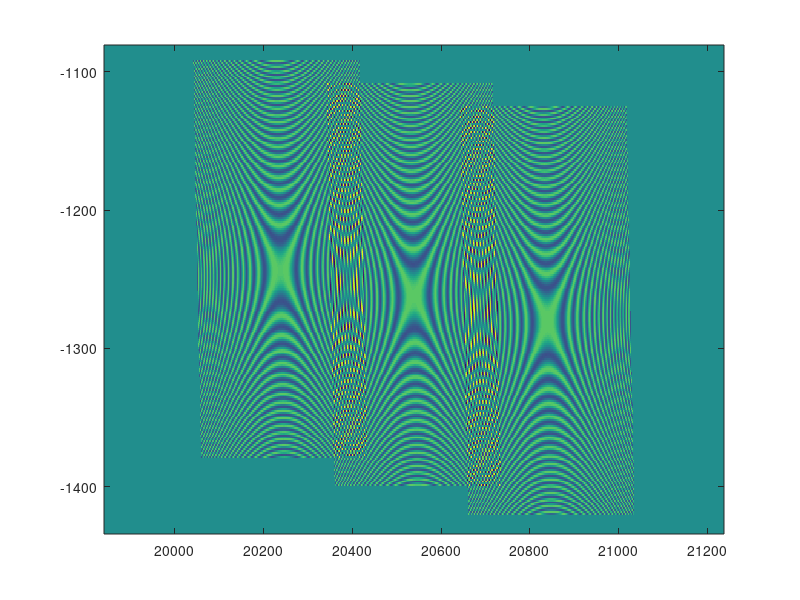
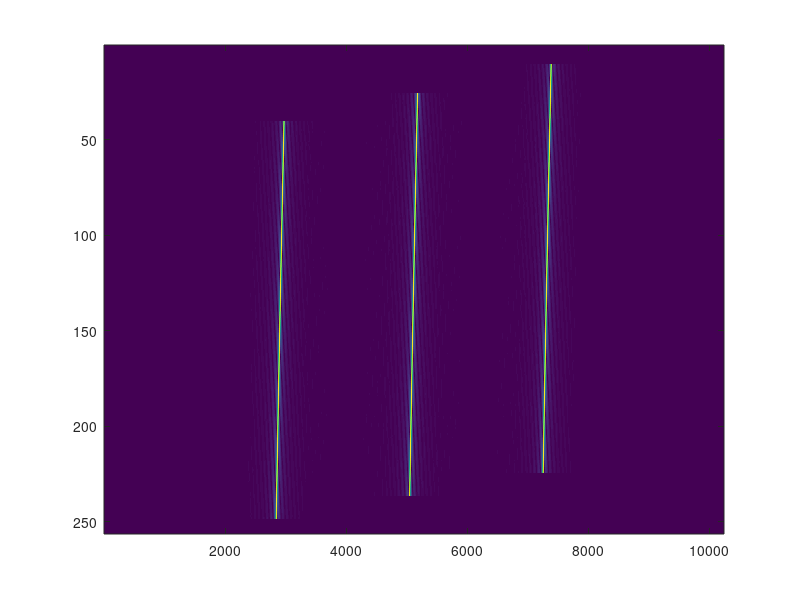
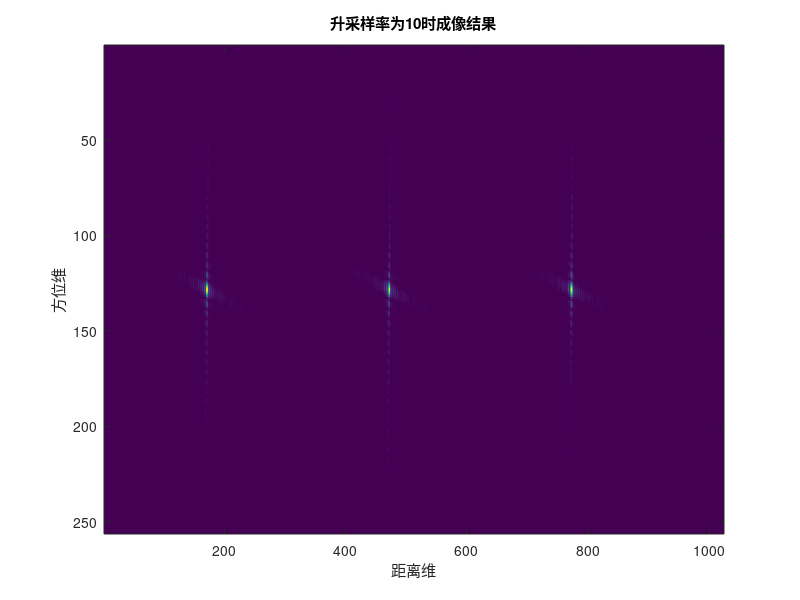

These charts were generated, in order, by the following MATLAB code:
%%%%%%%%%%%%%%%%%% 声明 %%%%%%%%%%%%%%%%%%
%%%%%%%%%%%%%%%%%% 该代码使用BP成像方式，基于LFM波体制 %%%%%%%%%%%%%%%%%%
%%%%%%%%%%%%%%%%%% 该代码仅限个人用途，以研究为主 %%%%%%%%%%%%%%%%%%
%%%%%%%%%%%%%%%%%% 改版增加了注释 %%%%%%%%%%%%%%%%%%
%%%%%%%%%%%%%%%%%% 修改参数时需要仔细考虑，这一版为远场成像 %%%%%%%%%%%%%%%%%%
%%%%%%%%%%%%%%%%%% 模拟的是飞机雷达对地面目标成像 %%%%%%%%%%%%%%%%%%
%%%%%%%%%%%%%%%%%% 2021.7.8 %%%%%%%%%%%%%%%%%%
%%%%%%%%%%%%%%%%%% Made by JiaxuanLiu %%%%%%%%%%%%%%%%%%

%%  参数设置
clc
clear
close all
C = 3e8;                                                % 光速
fc = 5.3e9;                                             % 中心频率
lambda = C/fc;                                          % 波长
D = 4;                                                  % 孔径大小
V = 150;                                                % 雷达移动速度
Kr = 20e12;                                             % 调频斜率
Tr = 2.5e-6;                                            % 一个chirp升频率时间
sq_ang = 3.5/180*pi;                                    % 雷达探测区域角度

Br = Kr*Tr;                                             % 信号带宽
Frfactor = 1.2;                                         % 采样倍数（距离向）
Fr = Br*Frfactor;                                       % 采样频率（距离向）
Ba = 2*V*cos(sq_ang)/D;                           % 方位向信号带宽
Fafactor = 1.2;                                         % 采样倍数（方位向）
Fa = Ba*Fafactor;                                       % 采样频率（方位向）

R_near = 2e4;                                           % 成像区域近点
R_far = R_near+1000;                                    % 成像区域远点

% 以下为仿真场景设置
La_near = R_near*lambda/cos(sq_ang)^2/D;
La_far = R_far*lambda/cos(sq_ang)^2/D;
Tc_near = -R_near*tan(sq_ang)/V;
Tc_far = -R_far*tan(sq_ang)/V;
fdc = 2*V*sin(sq_ang)/lambda;
Y_min = V*Tc_far;
Y_max = Y_min+100;

Rmin = sqrt(R_near^2+(Tc_near*V+La_near/2)^2);
Rmax = sqrt(R_far^2+(Tc_far*V-La_far/2)^2);

%% 回波设置
Nr = (2*Rmax/C-2*Rmin/C+Tr)*Fr;
Nr = 2^nextpow2(Nr);
tr = linspace(-Tr/2+2*Rmin/C,Tr/2+2*Rmax/C,Nr);         % 快时间
Fr = (Nr-1)/(Tr/2+2*Rmax/C-(-Tr/2+2*Rmin/C));
Na = ((Tc_near+La_near/2/V)-(Tc_far-La_far/2/V))*Fa;
Na = 2^nextpow2(Na);
ta = linspace(Tc_far-La_far/2/V,Tc_near+La_near/2/V,Na);% 满时间
Fa = (Na-1)/(Tc_near+La_near/2/V-(Tc_far-La_far/2/V));

% 方针目标设置
Rpt = [R_near+200 R_near+500 R_near+800];
Ypt = [0 0 0];
La = Rpt*lambda/cos(sq_ang)^2/D;
Tc = -Rpt*tan(sq_ang)/V;
Npt = length(Rpt);

Y_high = max(Ypt)+50;
Y_low = min(Ypt)-50;
% R_left = R_near-50;
% R_right = R_far+50;
R_left = Rmin;
R_right = Rmax;
row    = tr*C/2;                        %列
col    = ta*V;    
% 回波仿真
sig = zeros(Na,Nr);
for k = 1:Npt
    delay = 2/C*sqrt(Rpt(k)^2+(Ypt(k)-ta*V).^2);
    Dr = ones(Na,1)*tr-delay'*ones(1,Nr);
    sig = sig+exp(1j*pi*Kr*Dr.^2-1j*2*pi*fc*delay'*ones(1,Nr))...
        .*(abs((ta-Ypt(k)/V-Tc(k))'*ones(1,Nr))<=La(k)/2/V).*(abs(Dr)<=Tr/2);
end
figure,imagesc(row,col,real(sig)) ;axis xy

%% 距离压缩
sig_rd = fft(sig,[],2);
fr = -1/2:1/Nr:(1/2-1/Nr);
fr = fftshift(fr*Fr);
filter_r = ones(Na,1)*exp(1j*pi*fr.^2/Kr);
sig_rd = sig_rd.*filter_r;
nup = 10;
Nr_up = Nr*nup;
nz = Nr_up-Nr;
dtr = 1/nup/Fr;
%sig_rd_up = zeros(Na,Nr_up);
sig_rd_up = [sig_rd(:,1:Nr/2),zeros(Na,nz),sig_rd(:,(Nr/2+1):Nr)];
sig_rdt = ifft(sig_rd_up,[],2);
figure,imagesc(abs(sig_rdt));

%% 网格化
R = zeros(1,Nr);
for ii = 1:Nr
    R(1,ii) = R_left+(R_right-R_left)/(Nr-1)*(ii+1);
end
Y = zeros(1,Na);
for ii = 1:Na
    Y(1,ii) = Y_low+(Y_high-Y_low)/(Na-1)*(ii-1);
end
R = ones(Na,1)*R;
Y = Y'*ones(1,Nr);

%% 成像
f_back = zeros(Na,Nr);
h = waitbar(0,'BPA');
for ii = 1:Na
    R_ij = sqrt(R.^2+(Y-V*ta(ii)).^2);
    t_ij = 2*R_ij/C;
    t_ij = round((t_ij-(2*Rmin/C-Tr/2))/dtr);       %时域转换成时域点数
    it_ij = (t_ij>0&t_ij<=Nr_up);
    t_ij = t_ij.*it_ij+Nr_up*(1-it_ij);
    sig_rdta = sig_rdt(ii,:);
    sig_rdta(Nr_up) = 0;
    f_back = f_back+sig_rdta(t_ij).*exp(1j*4*pi*R_ij/lambda);       %（球面）累加曲线
    waitbar(ii/Na);
    ii;
end
close(h);
figure,imagesc(abs(f_back)),title('升采样率为10时成像结果'),xlabel('距离维'),ylabel('方位维');